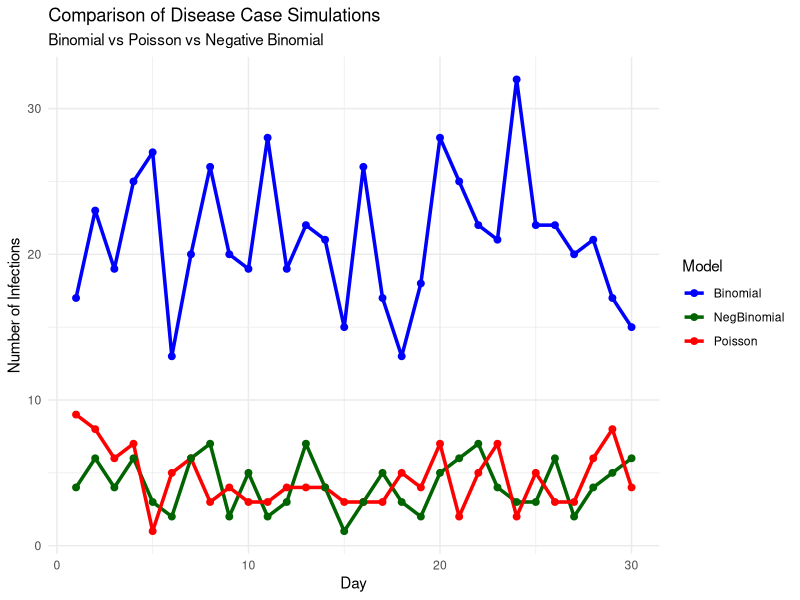

This figure's R source:
# 📦 Load necessary libraries
library(ggplot2)
library(MASS)
library(dplyr)

# 🔢 Set seed for reproducibility
set.seed(123)

setwd("c:/Users/me/test-practice-others/DSC 10/Project Test")

# 👥 Parameters for simulation
population <- 1000
prob_infection <- 0.02  # 2% infection rate
lambda <- 5             # average daily infections

# 📊 Generate simulated data
binom_cases <- rbinom(30, population, prob_infection)  # Binomial
pois_cases <- rpois(30, lambda)                        # Poisson

# 🎯 Fit Negative Binomial to Poisson simulated data
nb_fit <- fitdistr(pois_cases, densfun = "Negative Binomial")
nb_r <- nb_fit$estimate["size"]
nb_mu <- nb_fit$estimate["mu"]
nb_cases <- rnbinom(30, size = nb_r, mu = nb_mu)  # simulate based on fit

# 📈 Create a combined data frame for plotting
data <- data.frame(
  Day = 1:30,
  Binomial = binom_cases,
  Poisson = pois_cases,
  NegBinomial = nb_cases
)

# 🖼️ Reshape for ggplot
library(tidyr)
long_data <- pivot_longer(data, cols = -Day, names_to = "Model", values_to = "Cases")

# 📊 Plot all models
ggplot(long_data, aes(x = Day, y = Cases, color = Model)) +
  geom_line(size = 1.2) +
  geom_point(size = 2) +
  theme_minimal() +
  labs(
    title = "Comparison of Disease Case Simulations",
    subtitle = "Binomial vs Poisson vs Negative Binomial",
    x = "Day",
    y = "Number of Infections"
  ) +
  scale_color_manual(values = c("Binomial" = "blue", "Poisson" = "red", "NegBinomial" = "darkgreen"))